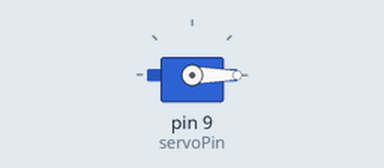
Recording of a sketch running on a simulated Arduino Uno, built with avr-gcc and run on an emulated ATmega328P. Shown: servo.

Above: at 0.05 s.
At 2.25 s:
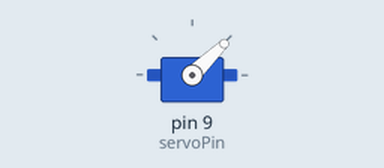
At 4.5 s:
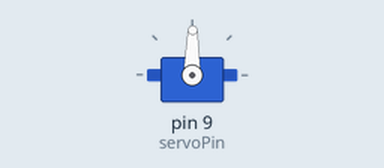
At 9.0 s:
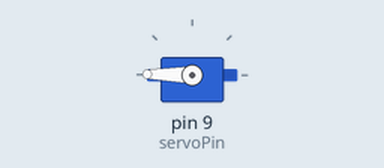
Timing chart, 0 to 11.7 s (numbered marks = the images above):
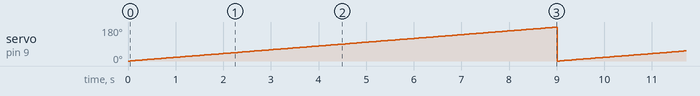

The sketch:

servo_motor.ino
```cpp
#include <Servo.h>

int servoPin = 9;
Servo servo;
int angle = 0;

void setup()
{
  servo.attach(servoPin);
}

void loop()
{
   for (angle = 0; angle < 180; angle++)
  {
     servo.write(angle);
     delay(50);
  }
}
```

Measured:
- by itself, servo on pin 9 (servoPin): ramps from 0° to 179° and jumps back, once every 9.0 s
